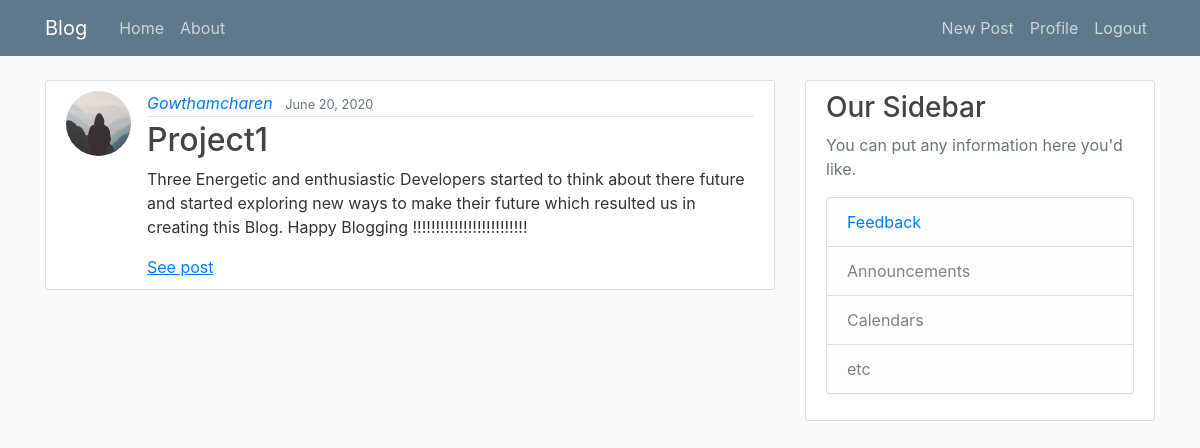
Screenshot of / (signed in) with the database file from the repository.
### blog/models.py (models this page shows, shortened)
class Post(models.Model):
	title = models.CharField(max_length=100)
	content = models.TextField(validators=[MinLengthValidator(200)])
	liked = models.ManyToManyField(User, default=None, blank=True, related_name = 'liked')
	date_posted = models.DateTimeField(default=timezone.now)
	author = models.ForeignKey(User, on_delete=models.CASCADE, related_name = 'author')

### users/models.py (models this page shows, shortened)
class Profile(models.Model):
    user = models.OneToOneField(User, on_delete=models.CASCADE)
    followed = models.ManyToManyField(User, default=None, blank=True, related_name = 'followed')
    bio = models.TextField(default='')
    image = models.ImageField(default='default.jpg', upload_to='profile_pics')

### blog/views.py (the view)
# urls.py: path('', PostListView.as_view(), name='blog-home'),
class PostListView(LoginRequiredMixin, ListView):
	model = Post
	template_name = 'blog/home.html'
	context_object_name = 'posts'
	paginate_by = 5
	def get_queryset(self):
		username=self.request.user
		return Post.objects.exclude(author=username).order_by('-date_posted')

### blog/templates/blog/home.html (shortened to what this page needs)
{% extends "blog/base.html" %}
{% block content %}
    {% for post in posts %}
        <article class="media content-section">
          <img class="rounded-circle article-img" src="{{ post.author.profile.image.url }}">
          <div class="media-body">
            <div class="article-metadata">
              <a class="mr-2" href="{% url 'user-posts' post.author.username %}"><em>{{ post.author }}</em></a>
              <small class="text-muted">{{ post.date_posted|date:"F d, Y" }}</small>
            </div>
            <h2><a class="article-title" href="{% url 'post-detail' post.id %}">{{ post.title }}</a></h2>
            <p class="article-content">{{ post.content |truncatewords:"50" }}</p>
            <a href="{% url 'post-detail' post.id %}"><u>See post</u></a>
          </div>
        </article>
    {% endfor %}
{% endblock content %}

### blog/static/blog/main.css (style rules this page uses)
body { background: #fafafa; color: #333333; margin-top: 5rem; }
h1, h2, h3, h4, h5, h6 { color: #444444; }
.content-section { background: #ffffff; padding: 10px 20px; border: 1px solid #dddddd; border-radius: 3px; margin-bottom: 20px; }
.article-title { color: #444444; }
.article-content { white-space: pre-line; }
.article-img { height: 65px; width: 65px; margin-right: 16px; }
.article-metadata { padding-bottom: 1px; margin-bottom: 4px; border-bottom: 1px solid #e3e3e3 }

### rows the page displays
Post: author.profile.image (placeholder picture), author "Gowthamcharen", date_posted "June 20, 2020", title "Project1", content "Three Energetic and enthusiastic Developers started to think about there future and started exploring new ways to make their future which resulted us in creating this Blog. Happy Blogging !!!!!!!!!!!!!!!!!!!!!!!!!"
